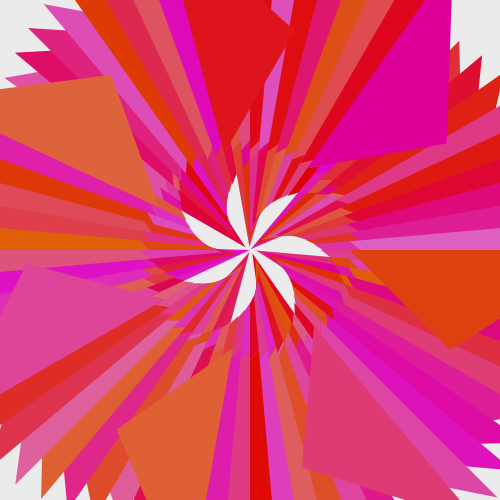
Frame 1 (no input)
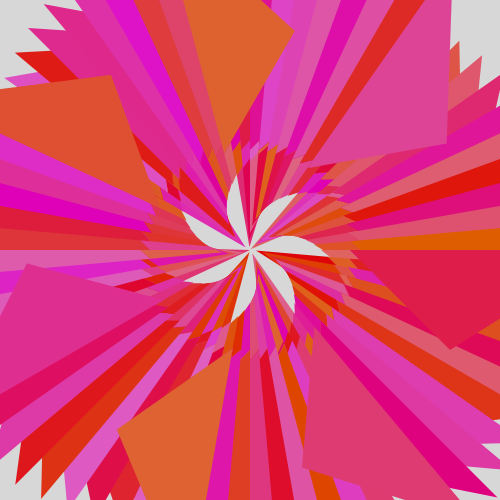
Frame 60 (the mouse pressed at the canvas centre just before this capture)
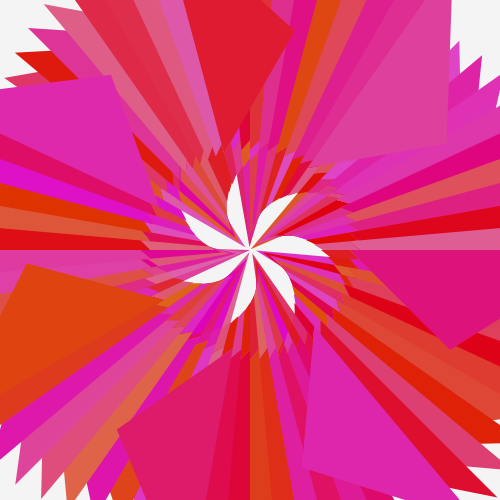
Frame 120 (the mouse held since frame 60 and released just before this capture)

The Processing sketch that drew these frames (run headless with seeded random() and noise(); from frame 60 on, the mouse is pressed at the canvas centre):

// Processing sketch: processing_21425
// ── processing_21425.pde

//Gaelan Baird Homework

void setup(){
frameRate(9);
  size(500,500);
  smooth();
  strokeWeight(.5);
}
void draw(){
  
  background(random(200,255));
  translate(width/2, height/2);
  for(int i = 0; i < 360; i++){
    rotate(radians(155));
    noStroke();
    fill(222, random(100), random(200));
    triangle(i, 0, 100, 0, 200, 100);
    noFill();
  
  }
}
